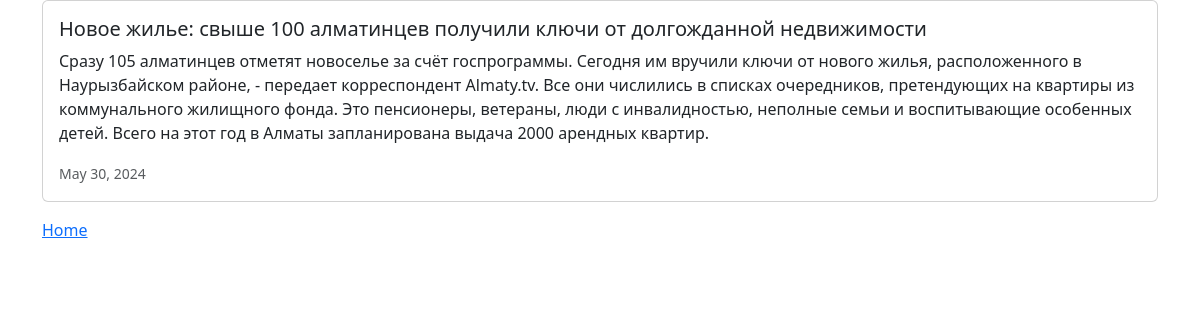
Page /news/ on the committed database.
### news/models.py (models this page shows, shortened)
class News(models.Model):
    headline = models.CharField(max_length=200)
    body = models.TextField()
    date = models.DateField()

### news/views.py (the view)
# urls.py: path('news/', include('news.urls')),
def news(request):
    newss = News.objects.all().order_by('-date')
    return render(request, 'news.html', {'newss':newss})

### news/templates/news.html (shortened to what this page needs)
<!DOCTYPE html>
<html>
<head>
    <link href="https://cdn.jsdelivr.net/npm/bootstrap@5.3.3/dist/css/bootstrap.min.css" rel="stylesheet">
</head>
<body>
    <div class="container">
        {% for news in newss %}
            <div class="card mb-3">
                <div class="row g-0">
                    <div>
                        <div class="card-body">
                            <h5 class="card-title">{{ news.headline }}</h5>
                            <p class="card-text">{{ news.body }}</p>
                            <p class="card-text"><small class="text-muted">{{ news.date }}</small></p>
                        </div>
                    </div>
                </div>
            </div>
        {% endfor %}
        <a href="{% url 'home' %}">Home</a>
    </div>
</body>
</html>

### rows in the picture
News: headline "Новое жилье: свыше 100 алматинцев получили ключи от долгожданной недвижимости", body "Сразу 105 алматинцев отметят новоселье за счёт госпрограммы. Сегодня им вручили ключи от нового жилья, расположенного в Наурызбайском районе, - передает корреспондент Аlmaty.tv. Все они числились в списках очередников, претендующих на квартиры из коммунального жилищного фонда. Это пенсионеры, ветераны, люди с инвалидностью, неполные семьи и воспитывающие особенных детей. Всего на этот год в Алматы запланирована выдача 2000 арендных квартир.", date "May 30, 2024"
